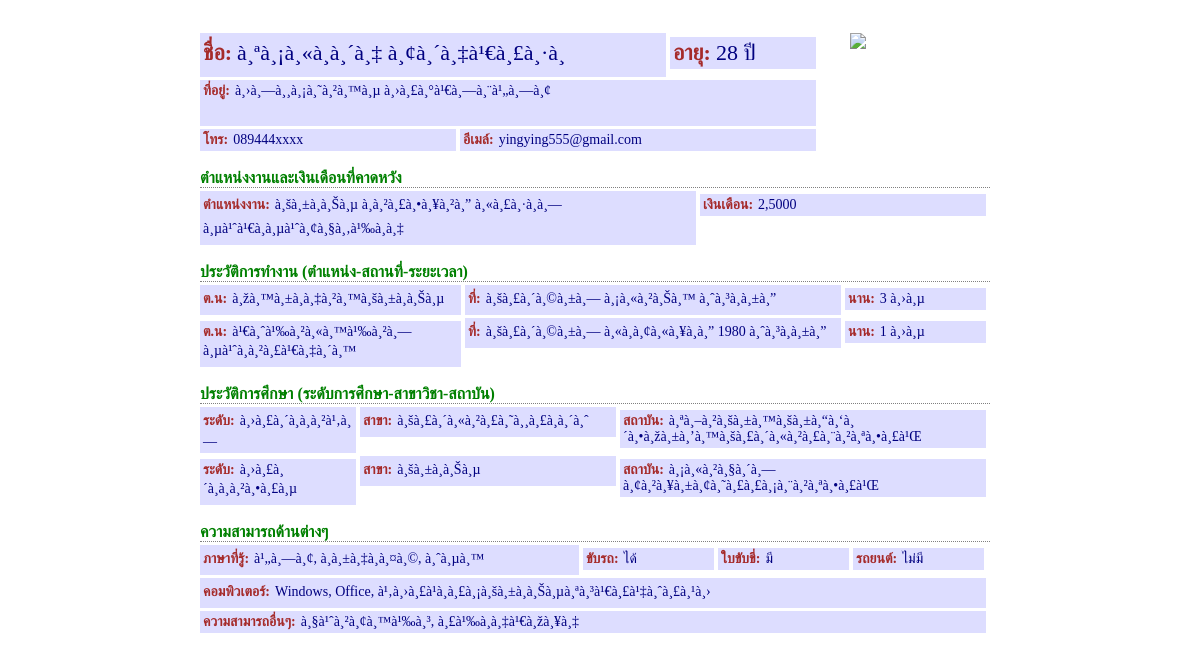
The app's page /show-resume.php?rid=19 (signed in) with its own data.
### tables this page shows
CREATE TABLE IF NOT EXISTS `resume` (
  `resume_id` mediumint(8) unsigned NOT NULL AUTO_INCREMENT,
  `name` varchar(150) DEFAULT NULL,
  `age` varchar(20) DEFAULT NULL,
  `address` text,
  `phone` varchar(100) DEFAULT NULL,
  `email` varchar(150) DEFAULT NULL,
  `expect_jobs` varchar(200) DEFAULT NULL,
  `expect_salary` varchar(100) DEFAULT NULL,
  `lang` varchar(250) DEFAULT NULL,
  `computing` varchar(250) DEFAULT NULL,
  `other_skill` varchar(250) DEFAULT NULL,
  `driving` set('yes','no') DEFAULT NULL,
  `driving_license` set('yes','no') DEFAULT NULL,
  `own_car` set('yes','no') NOT NULL DEFAULT 'no',
  `date_post` date NOT NULL,
  PRIMARY KEY (`resume_id`),
  UNIQUE KEY `email` (`email`)
);

CREATE TABLE IF NOT EXISTS `experience` (
  `exp_id` mediumint(8) unsigned NOT NULL AUTO_INCREMENT,
  `resume_id` mediumint(9) DEFAULT NULL,
  `position` varchar(150) DEFAULT NULL,
  `workplace` varchar(200) DEFAULT NULL,
  `period` varchar(30) DEFAULT NULL,
  PRIMARY KEY (`exp_id`)
);

CREATE TABLE IF NOT EXISTS `education` (
  `edu_id` mediumint(8) unsigned NOT NULL AUTO_INCREMENT,
  `resume_id` mediumint(8) unsigned DEFAULT NULL,
  `level` varchar(100) DEFAULT NULL,
  `academy` varchar(250) DEFAULT NULL,
  `major` varchar(150) DEFAULT NULL,
  PRIMARY KEY (`edu_id`)
);

### show-resume.php (the view, shortened to what this page needs)
<?php
$rid = 0;
if(isset($_GET['rid']) ) {
	$rid = $_GET['rid'];
}
else if(isset($_SESSION['resume_id'])) {
	$rid = $_SESSION['resume_id'];
}
?>
<!doctype html>
<html>
<head>
</head>
<body>
<?php
	include "dblink.php";
	$sql = "SELECT * FROM resume WHERE resume_id = $rid";
	$result = mysqli_query($link, $sql);
	$resume = mysqli_fetch_array($result);
	$name = $resume['name'];
	$address = $resume['address'];
	$phone = $resume['phone'];
	$email = $resume['email'];
	$age = $resume['age'];
	if(is_numeric($age)) {
		$age .= " ปี";
	}
?>
<article>
	<aside id="left">
	<div class="name long"><span>ชื่อ</span><?php echo $name; ?></div>
    <div class="age"><span>อายุ</span><?php echo $age; ?></div><br>
    <div class="address"><span>ที่อยู่</span><?php echo $address; ?></div><br>
    <div class="phone"><span>โทร</span><?php echo $phone; ?></div>
    <div class="email"><span>อีเมล์</span><?php echo $email; ?></div>
    </aside>
<?php
	$sql = "SELECT COUNT(*) FROM image WHERE resume_id = $rid";
	$r = mysqli_query($link, $sql);
	$row = mysqli_fetch_array($r);
	$src = "images/no-photo.jpg";
	if($row[0] != 0) {
		$src = "read-img.php?id=$rid";
	}
?>
	<aside id="right">
    	<img src="<?php echo $src; ?>">
     </aside>
    <br class="clear"><br>
<?php
	$expect_jobs = $resume['expect_jobs'];
	$salary = $resume['expect_salary'];
?>
    <section>ตำแหน่งงานและเงินเดือนที่คาดหวัง</section>
    <div class="expect-jobs"><span>ตำแหน่งงาน</span><?php echo $expect_jobs; ?></div>
    <div class="salary"><span>เงินเดือน</span><?php echo $salary; ?></div>
    <br><br>
<?php
		$sql = "SELECT * FROM experience WHERE resume_id = $rid AND LENGTH(position) > 0 ORDER BY exp_id ASC";
		$r = mysqli_query($link, $sql);
		if(mysqli_num_rows($r) > 0) {
			echo "<section>ประวัติการทำงาน (ตำแหน่ง-สถานที่-ระยะเวลา)</section>";
			while($exp = mysqli_fetch_array($r)) {
				if(!empty($exp['position'])) {
					echo '<div class="position"><span>ต.น</span>'.$exp['position'].'</div>
				 			<div class="workplace"><span>ที่</span>'.$exp['workplace'].'</div>
							<div class="period"><span>นาน</span>'.$exp['period'].'</div>
							<br>';
				}
			}
			echo "<br>";
		}
		$sql = "SELECT * FROM education WHERE resume_id = $rid AND LENGTH(level) > 0 ORDER BY edu_id ASC";
		$r = mysqli_query($link, $sql);
		if(mysqli_num_rows($r) > 0) {
			echo  "<section>ประวัติการศึกษา (ระดับการศึกษา-สาขาวิชา-สถาบัน)</section>";
			while($edu = mysqli_fetch_array($r)) {
				if(!empty($edu['level'])) {
					echo '<div class="level"><span>ระดับ</span>'.$edu['level'].'</div>
				 			<div class="major"><span>สาขา</span>'.$edu['major'].'</div>
							<div class="academy"><span>สถาบัน</span>'.$edu['academy'].'</div>
							<br>';
				}
			}
			echo "<br>";
		}
?>
    <section>ความสามารถด้านต่างๆ</section>
    <div class="lang"><span>ภาษาที่รู้</span><?php echo $resume['lang']; ?></div>
    <div class="drive"><span>ขับรถ</span><?php echo ($resume['driving']=="yes")?"ได้":"ไม่ได้"; ?></div>
    <div class="drive"><span>ใบขับขี่</span><?php echo ($resume['driving_license']=="yes")?"มี":"ไม่มี"; ?></div>
    <div class="drive"><span>รถยนต์</span><?php echo ($resume['own_car']=="yes")?"มี":"ไม่มี"; ?></div>
    <br>
    <div class="full"><span>คอมพิวเตอร์</span><?php echo $resume['computing']; ?></div>
    <br>
<?php
 	if(!empty($resume['other_skill'])) {
		echo '<div class="full"><span>ความสามารถอื่นๆ</span>'.$resume['other_skill'].'</div>';
	}
?>
</article>
</body>
</html>

### show-resume.php (style rules this page uses)
* { font-family: tahoma; }
article { border: solid 0px; width: 800px; margin: 30px auto; }
aside#left { float: left; width: 650px; }
aside#right { float: left; }
div { display: inline-table; color: navy; padding: 3px; border: solid 0px gray; background: #ddf; margin: 3px 0px 0px; font-size: 14px; }
div > span { color: brown; font-weight: bold; text-decoration: none; margin-right: 5px; font-size: inherit; }
div > span::after { content: ':'; }
div.name { font-size: 22px; width: 460px; color: navy }
div.age { font-size: 22px; width: 140px; }
div.address { width: 610px; height: 40px; resize: none; }
div.phone { width: 250px; }
div.email { width: 350px; }
aside#right img { margin-top: 3px; max-height: 120px; max-width: 120px; }
section { width: 790px; border-bottom: dotted 1px gray; font-weight: bold; font-size: 16px; color: green; }
div.expect-jobs { width: 490px ; }
div.salary { width: 280px; }
div.position { width: 255px; }
div.workplace { width: 370px; }
div.period { width: 135px; }
div.level { width: 150px; }
div.academy { width: 360px; }
div.major { width: 250px; }
div.lang { width: 373px; }
div.drive { width: 125px; }
div.full { width: 780px; }

### records on screen
resume: name "à¸ªà¸¡à¸«à¸à¸´à¸‡ à¸¢à¸´à¸‡à¹€à¸£à¸·à¸­", age "28 ปี", address "à¸›à¸—à¸¸à¸¡à¸˜à¸²à¸™à¸µ à¸›à¸£à¸°à¹€à¸—à¸¨à¹„à¸—à¸¢", phone "089444xxxx", email "yingying555@gmail.com", expect_jobs "à¸šà¸±à¸à¸Šà¸µ à¸à¸²à¸£à¸•à¸¥à¸²à¸” à¸«à¸£à¸·à¸­à¸—à¸µà¹ˆà¹€à¸à¸µà¹ˆà¸¢à¸§à¸‚à¹‰à¸­à¸‡", expect_salary "2,5000", lang "à¹„à¸—à¸¢, à¸­à¸±à¸‡à¸à¸¤à¸©, à¸ˆà¸µà¸™", computing "Windows, Office, à¹‚à¸›à¸£à¹à¸à¸£à¸¡à¸šà¸±à¸à¸Šà¸µà¸ªà¸³à¹€à¸£à¹‡à¸ˆà¸£à¸¹à¸›", other_skill "à¸§à¹ˆà¸²à¸¢à¸™à¹‰à¸³, à¸£à¹‰à¸­à¸‡à¹€à¸žà¸¥à¸‡"
experience: position "à¸žà¸™à¸±à¸à¸‡à¸²à¸™à¸šà¸±à¸à¸Šà¸µ", workplace "à¸šà¸£à¸´à¸©à¸±à¸— à¸¡à¸«à¸²à¸Šà¸™ à¸ˆà¸³à¸à¸±à¸”", period "3 à¸›à¸µ"
experience: position "à¹€à¸ˆà¹‰à¸²à¸«à¸™à¹‰à¸²à¸—à¸µà¹ˆà¸à¸²à¸£à¹€à¸‡à¸´à¸™", workplace "à¸šà¸£à¸´à¸©à¸±à¸— à¸«à¸­à¸¢à¸«à¸¥à¸­à¸” 1980 à¸ˆà¸³à¸à¸±à¸”", period "1 à¸›à¸µ"
education: level "à¸›à¸£à¸´à¸à¸à¸²à¹‚à¸—", major "à¸šà¸£à¸´à¸«à¸²à¸£à¸˜à¸¸à¸£à¸à¸´à¸ˆ", academy "à¸ªà¸–à¸²à¸šà¸±à¸™à¸šà¸±à¸“à¸‘à¸´à¸•à¸žà¸±à¸’à¸™à¸šà¸£à¸´à¸«à¸²à¸£à¸¨à¸²à¸ªà¸•à¸£à¹Œ"
education: level "à¸›à¸£à¸´à¸à¸à¸²à¸•à¸£à¸µ", major "à¸šà¸±à¸à¸Šà¸µ", academy "à¸¡à¸«à¸²à¸§à¸´à¸—à¸¢à¸²à¸¥à¸±à¸¢à¸˜à¸£à¸£à¸¡à¸¨à¸²à¸ªà¸•à¸£à¹Œ"
